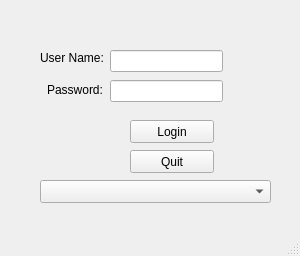
<?xml version="1.0" encoding="UTF-8"?>
<ui version="4.0">
 <class>MainWindow</class>
 <widget class="QMainWindow" name="MainWindow">
  <property name="geometry">
   <rect>
    <x>0</x>
    <y>0</y>
    <width>300</width>
    <height>256</height>
   </rect>
  </property>
  <property name="windowTitle">
   <string>MainWindow</string>
  </property>
  <widget class="QWidget" name="centralwidget">
   <widget class="QLineEdit" name="lineEditUserName">
    <property name="geometry">
     <rect>
      <x>110</x>
      <y>50</y>
      <width>113</width>
      <height>22</height>
     </rect>
    </property>
   </widget>
   <widget class="QLineEdit" name="lineEditPassword">
    <property name="geometry">
     <rect>
      <x>110</x>
      <y>80</y>
      <width>113</width>
      <height>22</height>
     </rect>
    </property>
   </widget>
   <widget class="QLabel" name="label">
    <property name="geometry">
     <rect>
      <x>40</x>
      <y>50</y>
      <width>71</width>
      <height>16</height>
     </rect>
    </property>
    <property name="text">
     <string>User Name:</string>
    </property>
   </widget>
   <widget class="QLabel" name="label_2">
    <property name="geometry">
     <rect>
      <x>47</x>
      <y>80</y>
      <width>61</width>
      <height>20</height>
     </rect>
    </property>
    <property name="text">
     <string>Password:</string>
    </property>
   </widget>
   <widget class="QPushButton" name="pushButtonLogin">
    <property name="geometry">
     <rect>
      <x>130</x>
      <y>120</y>
      <width>84</width>
      <height>23</height>
     </rect>
    </property>
    <property name="text">
     <string>Login</string>
    </property>
   </widget>
   <widget class="QPushButton" name="pushButtonQuit">
    <property name="geometry">
     <rect>
      <x>130</x>
      <y>150</y>
      <width>84</width>
      <height>23</height>
     </rect>
    </property>
    <property name="text">
     <string>Quit</string>
    </property>
   </widget>
   <widget class="QComboBox" name="comboBoxUserNames">
    <property name="geometry">
     <rect>
      <x>40</x>
      <y>180</y>
      <width>231</width>
      <height>23</height>
     </rect>
    </property>
   </widget>
  </widget>
  <widget class="QMenuBar" name="menubar">
   <property name="geometry">
    <rect>
     <x>0</x>
     <y>0</y>
     <width>300</width>
     <height>20</height>
    </rect>
   </property>
  </widget>
  <widget class="QStatusBar" name="statusbar"/>
 </widget>
 <resources/>
 <connections/>
</ui>
